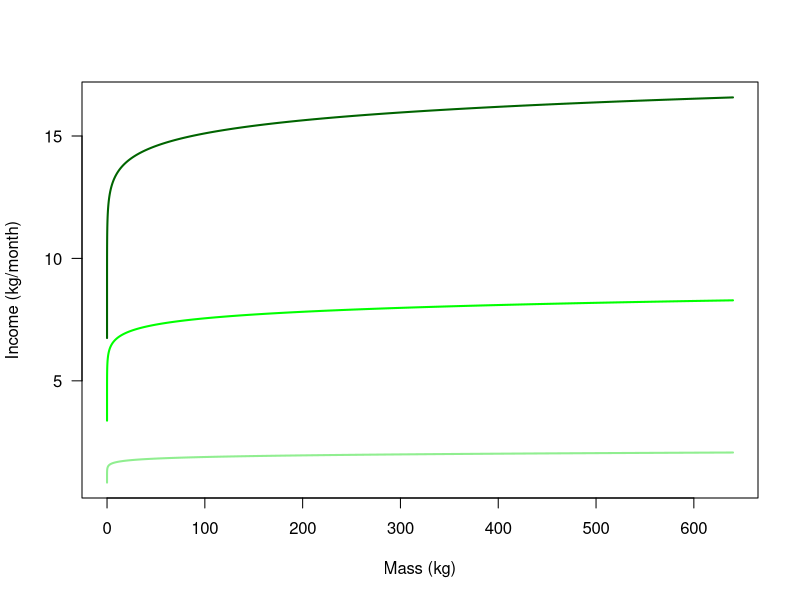
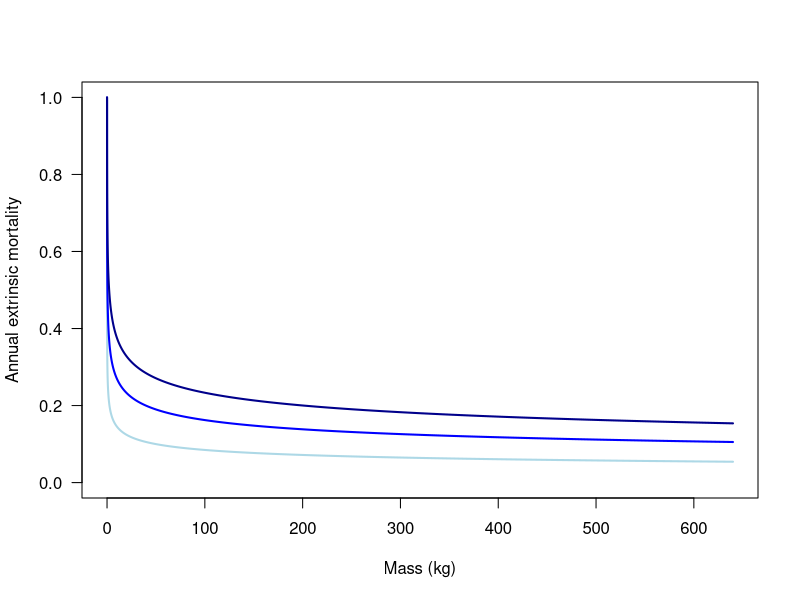
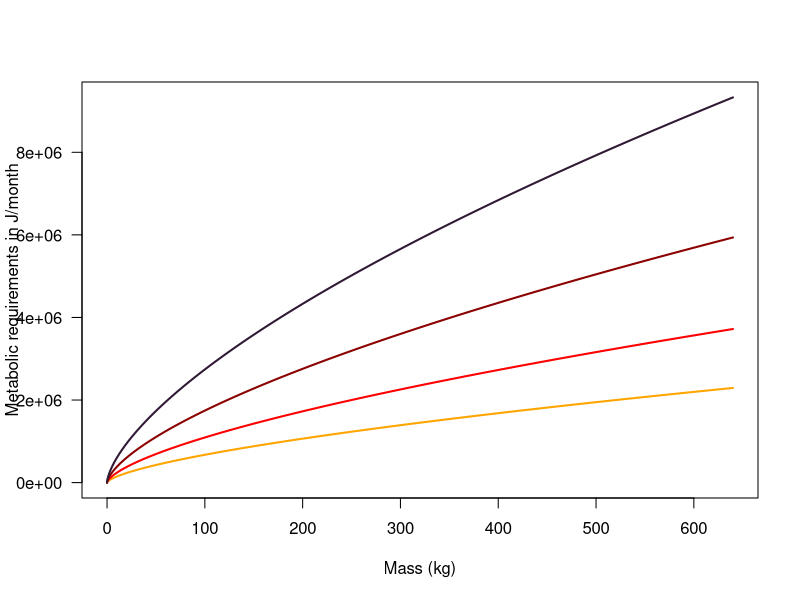

Here is the R script that generated these plots, in order:
seasons = "NO"

#Environmental Parameters
timebin=12
f_h <- 8/timebin
Temp <- 290
reprolimit=0.2
Kappa = 8/timebin
Tmax = 18*timebin  #monthly time steps, maximum lifespan is 18 years

#Parameters for temperature dependent costs
k=1.3e-23
E = 1.04e-19
theta=0.66
coef1  =5e+16 ##normalization constant puts tuna SMR near the costs in Kitchell et al. (1978) Bioenergetic spectra of skipjack and yellowfin tunas, pp 359 IN Sharp G.D. and Dizon A.E. eds. The Physiological Ecology of Tunas, Academic press.  

#physiological parameters
a <- 1e-5 #from Lombardo et al 2019
Jdensity <-  4.2e+6 #J/kg #from Chapman et al. 2011
b=1.8
d = 2.4

#STATE VARIABLES
phi <- 1 # only 1 environment
Lmax <- 400  #maximum size of 4 meters
Lmin <- 1 
Yindexmax <- 100 #maximum index of stores in state loop  

storemax= 0.6 #proportion of structural mass that individuals can devote to energy storage
storemin = 0.1

###################################################################################################################################################################################################
###Lookup Tables - look up costs and food functions so they are not calculated every time

###Sizespectra allow us to descripbe prey preference, encounter, consumption to predict prey availability and mass-specific mortality:
#total mass maximum in kg
##Prey availability   
phi_a <- 3 #from table 2.2 in Andersen book
lam <- 1.95
K_c=10 #from Table 2.2, this changes with season (and is scaled by Kappa)
##mass dependent mortality
phi_p <- 0.07 #from table 2.2 in Andersen book
f_0 <- 0.6 #somewhere between 0 and 1, but predators rarely caught with totally full stomach
hprime <- 17.2

#coefficient on the consumption rate from table 2.2
met_mort <- -0.25 #the argument in Andersen book is that mass-specific rates such as mortality Jdensitys with the metabolic esp of 3/4 (Brown et al. 2004). 

#steepness of penalty to survival near EcritL threshold state value
q = 5e-5 


####ADD SEASONALITY IN RESOURCES AND FOOD TO SOME MONTHS
if(seasons == "NO") {	
  kmult <-   rep(1, timebin)   
  raiseT <-      rep(0, timebin)  	
} else {
  #hardcoded for timebin = 12
  kmult <-    c(rep(3, 9), rep(1, 3))  #currently short breeding season with low resources
  raiseT <-   c(rep(0,9), rep(9, 3))#currently raise T from 15 to 24
  
} #end if 

Mass <- a*(Lmin:Lmax)^3 

mu<- phi_p*f_h*Mass^met_mort #note we are excluding "background" mortality that is independent of size.... 

Income = matrix(nrow = timebin, ncol = length(Mass))
MTcosts = matrix(nrow = timebin, ncol = length(Mass))

for (kap in 1:timebin) {
  
  Income[kap, ] <- kmult[kap]*Kappa*3*Mass^(0.05) #this describes the scaling with size and ecostystem richness
  MTcosts[kap, ] <-coef1*(Mass)^theta*(exp(-E/(k*(Temp+raiseT[kap])))) 
  
}

###Plot vs mass (Fig 1A - 1C)
kappas <- c(  0.5, 2, 4)
kap_inc <- matrix(nrow = length(kappas), ncol = length(Mass))

for (kp in 1:length(kappas)) {
  
 kap_inc[kp, ] <- kappas[kp]*3*Mass^(0.05)
}

 dev.new(width=4, height=4, unit="in")
matplot( Mass, t(kap_inc), type = "l", las = 1,lty=1, lwd=2,   xlab="Mass (kg)", ylab = "Income (kg/month)", col = c("light green", "green", "dark green"))
        
 
hseq = c(4, 8, 12) 
mu_h = matrix(nrow = 3, ncol = length(Mass))
for (h in 1:length(hseq) ) {
  
  mu_h[h, ] <- phi_p*(hseq[h])*Mass^met_mort 
  
}
   dev.new(width=4, height=4, unit="in")

  matplot( Mass, t(1-exp(-mu_h)), type = "l", las = 1, lty=1, lwd=2, ylim = c(0,1), xlab="Mass (kg)", ylab = "Annual extrinsic mortality", col = c("light blue", "blue", "dark blue"))
  #ylab="Metabolic rate in J/season", col=c(4, 3, "orange", 2, "dark red")))


  temp_seq = c(285, 290, 295, 300)
  temp_mat <- matrix(nrow = 4, ncol = length(Mass))
  
  for (temp in 1:length(temp_seq)) {
  	
   
   temp_mat[temp, ] <- coef1*(Mass)^theta*(exp(-E/(k*(temp_seq[temp])))) 

    
  }
  
   dev.new(width=4, height=4, unit="in")


  matplot(Mass, t((temp_mat)), type = "l",las = 1, lty=1, lwd=2,  xlab="Mass (kg)", ylab="Metabolic requirements in J/month", col=c("orange", "red", "dark red", "#301934") )  
  
          